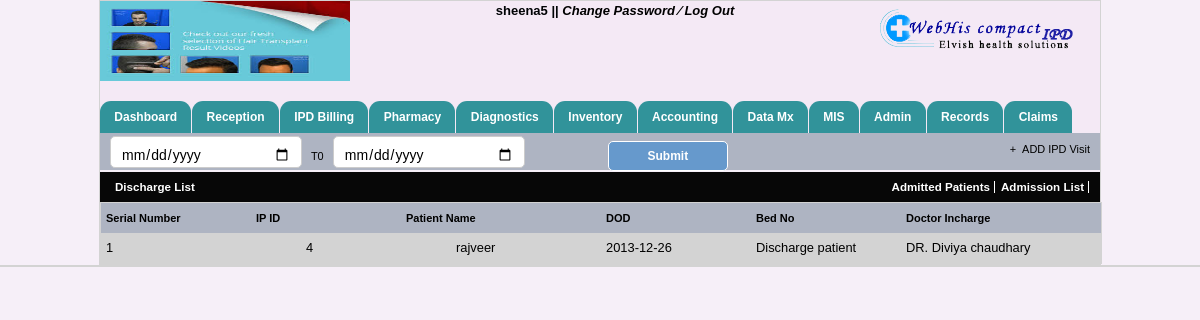
Page /discharge-list.php (signed in) on the committed database.
### tables this page shows
CREATE TABLE IF NOT EXISTS `hospitals_info` (
  `hospital_name` varchar(40) NOT NULL,
  `hospital_add` varchar(40) NOT NULL,
  `hospital_email` varchar(40) NOT NULL,
  `hospital_helpline` int(40) NOT NULL,
  `hospital_fax` int(40) NOT NULL,
  `reception_no` varchar(100) NOT NULL,
  `ambulance_no` varchar(100) NOT NULL,
  `emergency_no` varchar(100) NOT NULL,
  `logo_path` varchar(200) NOT NULL,
  `img_path` varchar(200) NOT NULL
);

CREATE TABLE IF NOT EXISTS `visit_register` (
  `visit_id` int(15) NOT NULL AUTO_INCREMENT,
  `visit_date` date NOT NULL,
  `visit_time` time NOT NULL,
  `p_id` int(15) NOT NULL,
  `proc_status` varchar(12) NOT NULL,
  `bed_no` varchar(50) NOT NULL,
  `room_type` varchar(20) NOT NULL,
  `ref_dr` varchar(20) NOT NULL,
  PRIMARY KEY (`visit_id`),
  KEY `p_id` (`p_id`)
);

CREATE TABLE IF NOT EXISTS `patient_info` (
  `patient_id` int(15) NOT NULL AUTO_INCREMENT,
  `p_name` varchar(60) NOT NULL,
  `p_mob` varchar(15) DEFAULT NULL,
  `p_email` varchar(50) DEFAULT NULL,
  `p_gender` char(1) NOT NULL,
  `p_age` int(10) NOT NULL,
  `p_address` varchar(100) DEFAULT NULL,
  `p_guardian` varchar(60) DEFAULT NULL,
  `p_g_mob` double DEFAULT NULL,
  `p_g_relation` varchar(15) DEFAULT NULL,
  `p_bgroup` varchar(10) DEFAULT NULL,
  `p_height` int(10) DEFAULT NULL,
  `p_weight` float DEFAULT NULL,
  `due_amount` float NOT NULL DEFAULT '0',
  `marital_status` varchar(100) NOT NULL,
  PRIMARY KEY (`patient_id`)
);

CREATE TABLE IF NOT EXISTS `discharge_table` (
  `disc_id` int(12) NOT NULL AUTO_INCREMENT,
  `p_id` int(12) NOT NULL,
  `v_id` int(12) NOT NULL,
  `disc_date` date NOT NULL,
  `disc_time` varchar(20) NOT NULL,
  PRIMARY KEY (`disc_id`)
);

### discharge-list.php (the view, shortened to what the rows shown need)
 <?php
$user=$_SESSION['uname'];
    include("header.php");
?>
              <div id="tabs-3">
            <div style="width:100%; border:1px solid lightgray; float:left;">
              <form>
                  <?php
                  if($user!=='billingadmin')
    {
                  $k=1;
                if(isset($_POST['get_result']))
                {
                $date1=$_POST['indate'];
                $date2=$_POST['outdate'];
                    $res3=mysql_query("SELECT p.p_name,d.p_id,d.v_id,v.bed_no,d.disc_date,v.visit_id,v.ref_dr
                    FROM patient_info p,visit_register v,discharge_table d
                    WHERE p.patient_id=d.p_id and d.v_id=v.visit_id AND d.disc_date
                    BETWEEN '$date1' AND '$date2'")or die(mysql_error());
                    while($row3=mysql_fetch_array($res3))
                            {
                                  if($i%2==0){  ?>
                                    <div class="bill_height">
                                        <div class="l_ft ip_name b_order " style="text-align:left; width:200px"><?php echo $k; ?></div>
                                        <div class="l_ft b_order ip_bill" style="text-align:left; width:150px;"><?php echo $row3[1]; ?></div>
                                        <div class="l_ft b_order ip_bill" style="text-align:left; width:150px;"><?php echo $row3[0]; ?></div>
                                        <div class="l_ft b_order ip_bill" style="width:150px;"><?php echo $row3[4]; ?></div>
                                        <div class="l_ft b_order ip_bill" style="text-align:left; width:150px;"><?php echo $row3[3]; ?></div>
                                                                        <div class="l_ft b_order ip_bill" style="text-align:left; width:150px;"><?php echo $row3[7]; ?></div>
                                    </div>
                                <?php } else{?>
                                    <div class="bill_clr">
                                        <div class="l_ft ip_name b_order " style="text-align:left; width:200px"><?php echo $k; ?></div>
                                        <div class="l_ft b_order ip_bill" style="text-align:left; width:150px;"><?php echo $row3[1]; ?></div>
                                        <div class="l_ft b_order ip_bill" style="text-align:left; width:150px;"><?php echo $row3[0]; ?></div>
                                        <div class="l_ft b_order ip_bill" style="width:150px;"><?php echo $row3[4]; ?></div>
                                        <div class="l_ft b_order ip_bill" style="text-align:left; width:150px;"><?php echo $row3[3]; ?></div>
                                                                        <div class="l_ft b_order ip_bill" style="text-align:left; width:150px;"><?php echo $row3[7]; ?></div>
                                    </div>
                                <?php }$i++;
                                  $k++?>
                            <?php }}
                            else
                              {
                                $k=1;
                $res1=mysql_query("SELECT * FROM discharge_table")or die(mysql_error());
                while($row1=mysql_fetch_array($res1))
                {
                    $p_id=$row1['p_id'];
                    $v_id=$row1['v_id'];
                    $res=mysql_query("SELECT * FROM patient_info where patient_id='$p_id' ")or die(mysql_error());
                      while($row=mysql_fetch_array($res))
                        {
                            $res3=mysql_query("select * from visit_register where visit_id='$v_id'")or die(mysql_error());
                            while($row3=mysql_fetch_array($res3))
                            {
                              if($i%2==0){  ?>
                                <div class="bill_clr">
                                    <div class="l_ft ip_name b_order " style="text-align:left; width:200px"><?php echo $k; ?></div>
                                    <div class="l_ft b_order ip_bill" style="text-align:left; width:150px;"><?php echo $row3['visit_id']; ?></div>
                                    <div class="l_ft b_order ip_bill" style="text-align:left; width:150px;"><?php echo $row['p_name']; ?></div>
                                    <div class="l_ft b_order ip_bill" style="width:150px;"><?php echo $row1['disc_date']; ?></div>
                                    <div class="l_ft b_order ip_bill" style="text-align:left; width:150px;"><?php echo $row3['bed_no']; ?></div>
                                    <div class="l_ft b_order ip_bill" style="text-align:left; width:150px;"><?php echo $row3[7]; ?></div>
                                </div>
                            <?php }$i++;
                              $k++;?>
    <?php }}} }}
 else {
 $k=1;
                if(isset($_POST['get_result']))
                {
                $date1=$_POST['indate'];
                $date2=$_POST['outdate'];
                    $res3=mysql_query("SELECT p.p_name,d.p_id,d.v_id,v.bed_no,d.disc_date,v.visit_id,v.ref_dr
                    FROM patient_info p,visit_register v,discharge_table d
                    WHERE p.patient_id=d.p_id and d.v_id=v.visit_id AND d.disc_date
                    BETWEEN '$date1' AND '$date2'")or die(mysql_error());
                    while($row3=mysql_fetch_array($res3))
                            {
                        $anchor="<a href='discharge_payment_sumery.php?visitId=".$row3[2]."'>".$row3[3]."</a>";
                                  if($i%2==0){  ?>
                                    <div class="bill_height">
                                        <div class="l_ft ip_name b_order " style="text-align:left; width:200px"><?php echo $k; ?></div>
                                        <div class="l_ft b_order ip_bill" style="text-align:left; width:150px;"><?php echo $row3[1]; ?></div>
                                        <div class="l_ft b_order ip_bill" style="text-align:left; width:150px;"><?php echo $row3[0]; ?></div>
                                        <div class="l_ft b_order ip_bill" style="width:150px;"><?php echo $row3[4]; ?></div>
                                        <div class="l_ft b_order ip_bill" style="text-align:left; width:150px;"><?=$anchor;?></div>
                                                                        <div class="l_ft b_order ip_bill" style="text-align:left; width:150px;"><?php echo $row3[6]; ?></div>
                                    </div>
                                <?php } else{?>
                                    <div class="bill_clr">
                                        <div class="l_ft ip_name b_order " style="text-align:left; width:200px"><?php echo $k; ?></div>
                                        <div class="l_ft b_order ip_bill" style="text-align:left; width:150px;"><?php echo $row3[1]; ?></div>
                                        <div class="l_ft b_order ip_bill" style="text-align:left; width:150px;"><?php echo $row3[0]; ?></div>
                                        <div class="l_ft b_order ip_bill" style="width:150px;"><?php echo $row3[4]; ?></div>
                                        <div class="l_ft b_order ip_bill" style="text-align:left; width:150px;"><?=$anchor;?></div>
                                                                        <div class="l_ft b_order ip_bill" style="text-align:left; width:150px;"><?php echo $row3[6]; ?></div>
                                    </div>
                                <?php }$i++;
                                  $k++?>
                            <?php }}
                            else
                              {
                                $k=1;
                $res1=mysql_query("SELECT * FROM discharge_table")or die(mysql_error());
                while($row1=mysql_fetch_array($res1))
                {
                    $p_id=$row1['p_id'];
                    $v_id=$row1['v_id'];
                    $res=mysql_query("SELECT * FROM patient_info where patient_id='$p_id' ")or die(mysql_error());
                      while($row=mysql_fetch_array($res))
                        {
                            $res3=mysql_query("select * from visit_register where visit_id='$v_id'")or die(mysql_error());
                            while($row3=mysql_fetch_array($res3))
                            {
                                $anchor="<a href='discharge_payment_sumery.php?visitId=".$row3['visit_id']."'>".$row3['bed_no']."</a>";
                              if($i%2==0){  ?>
                                <div class="bill_clr">
                                    <div class="l_ft ip_name b_order " style="text-align:left; width:200px"><?php echo $k; ?></div>
                                    <div class="l_ft b_order ip_bill" style="text-align:left; width:150px;"><?php echo $row3['visit_id']; ?></div>
                                    <div class="l_ft b_order ip_bill" style="text-align:left; width:150px;"><?php echo $row['p_name']; ?></div>
                                    <div class="l_ft b_order ip_bill" style="width:150px;"><?php echo $row1['disc_date']; ?></div>
                                    <div class="l_ft b_order ip_bill" style="text-align:left; width:150px;"><?=$anchor;?></div>
                                    <div class="l_ft b_order ip_bill" style="text-align:left; width:150px;"><?php echo $row3[7]; ?></div>
                                </div>
                            <?php } else{?>
                                <div class="bill_height">
                                    <div class="l_ft ip_name b_order " style="text-align:left; width:200px"><?php echo $k; ?></div>
                                    <div class="l_ft b_order ip_bill" style="text-align:left; width:150px;"><?php echo $row3['visit_id']; ?></div>
                                    <div class="l_ft b_order ip_bill" style="text-align:left; width:150px;"><?php echo $row['p_name']; ?></div>
                                    <div class="l_ft b_order ip_bill" style="width:150px;"><?php echo $row1['disc_date']; ?></div>
                                    <div class="l_ft b_order ip_bill" style="text-align:left; width:150px;"><?=$anchor;?> ?></div>
                                    <div class="l_ft b_order ip_bill" style="text-align:left; width:150px;"><?php echo $row3[7]; ?></div>
                                </div>
                            <?php }$i++;
                              $k++;?>
    <?php }}} }}
    ?>
            </form>
        </div>
    </div>
</div>
</body>
</html>

### header.php (shortened to what the rows shown need)
<!DOCTYPE html PUBLIC "-//W3C//DTD XHTML 1.0 Transitional//EN" "http://www.w3.org/TR/xhtml1/DTD/xhtml1-transitional.dtd">
<html xmlns="http://www.w3.org/1999/xhtml">
<head>
    <link rel="stylesheet" href="includes1/searchStyle.css" type="text/css">
    <link rel="stylesheet" href="includes2/searchStyle.css" type="text/css">
    <link rel="stylesheet" href="includesConsumable/searchStyle.css" type="text/css">
    <link rel="stylesheet" href="includesMedicine/searchStyle.css" type="text/css">
    <link rel="stylesheet" href="includesAd/searchStyle.css" type="text/css">
    <link rel="stylesheet" href="includesCo/searchStyle.css" type="text/css">
	<link rel="stylesheet" href="patient-css.css" type="text/css">
    <link rel="stylesheet" href="includesOt/searchStyle.css" type="text/css">
    <link rel="stylesheet" href="includesIp/searchStyle.css" type="text/css">
    <link rel="stylesheet" href="includesCoP/searchStyle.css" type="text/css">
    <link rel="stylesheet" href="includesVp/searchStyle.css" type="text/css">
    <link rel="stylesheet" href="includesVpP/searchStyle.css" type="text/css">
    <link rel="stylesheet" href="includesD/searchStyle.css" type="text/css">
    <link rel="stylesheet" href="includesDs/searchStyle.css" type="text/css">
    <link rel="stylesheet" href="includesR/searchStyle.css" type="text/css">
    <link rel="stylesheet" href="includesDi/searchStyle.css" type="text/css">
<link rel="stylesheet" type="text/css" href="css/doc.css" />
<link rel="stylesheet" type="text/css" href="css/jquery.timeentry.css" />
<link rel="stylesheet" type="text/css" href="css/jquery.timepicker.css" />
<link rel="stylesheet" type="text/css" href="css/jquey-ui.css" />
<link rel="stylesheet" type="text/css" href="css/login-code.css" />
<link rel="stylesheet" type="text/css" href="css/mainstyle.css" />
<link rel="stylesheet" type="text/css" href="css/style_by.css" />
<link rel="stylesheet" type="text/css" href="css/tabcode.css" />
<link rel="stylesheet" type="text/css" href="css/tab-code.css" />
<link rel="stylesheet" type="text/css" href="css/patient-css.css" />
</head>
<body>
<div id="container">
	<div id="header" style="background:rgba(243, 232, 245, 0.67); width:1000px;">
    	<div id="logo_side">
        	<?php
				$data=mysql_query("select * from hospitals_info");
				$info=mysql_fetch_array($data);
                                echo '<img src="'.$info['logo_path'].'" height="100"/>';
                                ?>
        </div>
    </div>

### rows in the picture
hospitals_info: logo_path (picture)
discharge_table: disc_date "2013-12-26"
patient_info: p_name "rajveer"
visit_register: visit_id "4", bed_no "Discharge patient", ref_dr "DR. Diviya chaudhary"

### other values in the picture
$_SESSION['uname'] "sheena"
$_SESSION['uid'] "5"
